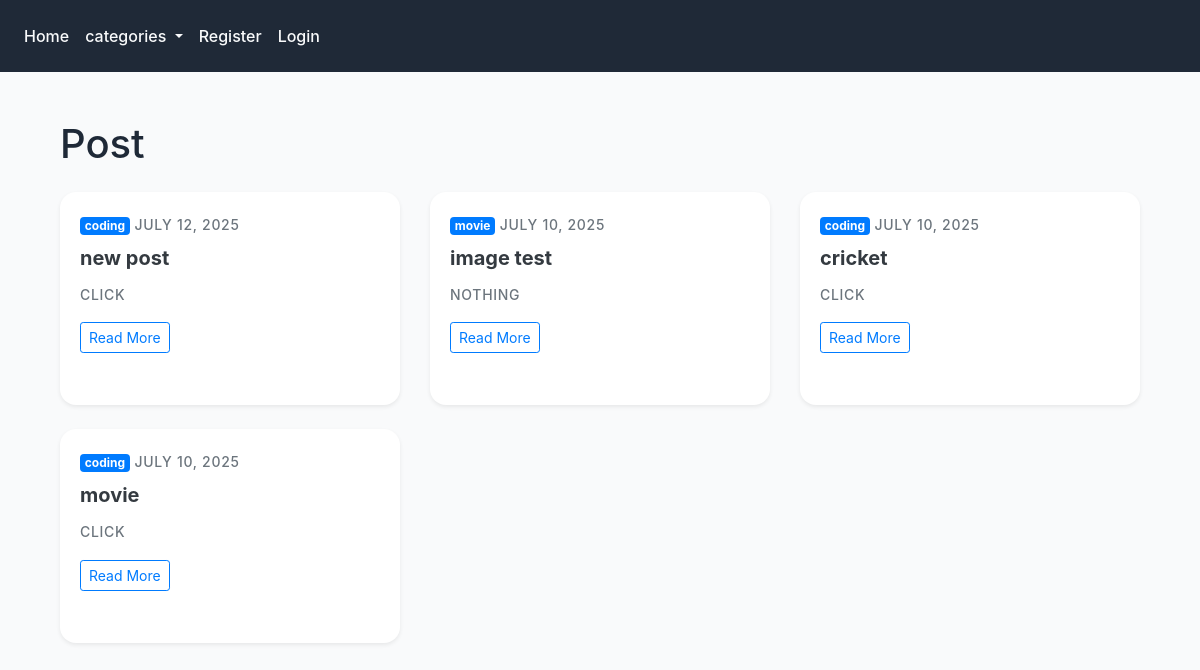
The page / on the database its author committed.
### theblog/models.py (models this page shows, shortened)
class post(models.Model):
    title = models.CharField(max_length=255)
    author= models.ForeignKey(User,on_delete=models.CASCADE)
    header_image=models.ImageField(null=True,blank=True,upload_to='images/')
    body= RichTextField(blank=True,null=True)
    post_date=models.DateField(auto_now_add=True)
    category=models.CharField(max_length=255,default='coding')
    snippet=models.CharField(max_length=255)
    likes=models.ManyToManyField(User,related_name='blog_posts')

### theblog/views.py (the view)
# urls.py: path('',Homeview.as_view(),name='home'),
class Homeview(ListView):
    model=post
    template_name='home.html'
    ordering=['-id']
    def get_context_data(self, *args ,**kwargs):
        catmenu=Category.objects.all()
        context = super(Homeview, self).get_context_data(*args ,**kwargs)
        context['catmenu']=catmenu
        return context

### theblog/models.py (called while the page is built)
    def __str__(self):
        return str(self.name)

### theblog/templates/home.html
{%extends 'base.html'%} {%block title%} My Blog {%endblock%} {%block content%}
<div class="container mt-5">
  <h1 class="fw-bold mb-4">Post</h1>
  <div class="row">
    {% for post in object_list %}
    <div class="col-md-6 col-lg-4 mb-4">
      <div class="card h-100 shadow-sm">
        <div class="card-body">
          <div class="mb-2">
            <a
              href="{% url 'categorys' post.category|slugify %}"
              class="badge bg-primary text-white"
            >
              {{ post.category }}
            </a>
            <small class="text-muted ms-2">{{ post.post_date }}</small>
          </div>
          <h5 class="card-title">
            <a
              href="{% url 'blog-article' post.pk %}"
              class="text-dark text-decoration-none"
            >
              {{ post.title }}
            </a>
          </h5>
          <p class="card-text text-muted">
            {{ post.snippet|truncatewords:15 }}
          </p>
          <a
            href="{% url 'blog-article' post.pk %}"
            class="btn btn-outline-primary btn-sm"
          >
            Read More
          </a>
        </div>
      </div>
    </div>
    {%empty%}
    <p>No posts available.</p>
    {%endfor%}
  </div>
</div>
{%endblock%}

### static/the_blog/css/styles.css (style rules this page uses)
:root { --primary-color: #2563eb; --text-dark: #1f2937; --text-muted: #6b7280; --bg-light: #f9fafb; --transition: all 0.3s ease; }
body { background-color: var(--bg-light); font-family: 'Inter', system-ui, -apple-system, sans-serif; color: var(--text-dark); }
.container { max-width: 1140px; }
.card { border: none; border-radius: 16px; background: #ffffff; box-shadow: 0 4px 6px -1px rgba(0, 0, 0, 0.1), 0 2px 4px -1px rgba(0, 0, 0, 0.06); transition: var(--transition); overflow: hidden; margin-bottom: 2rem; }
.card-title { font-weight: 700; font-size: 1.25rem; line-height: 1.4; margin-bottom: 0.75rem; color: var(--text-dark); }
.card-text { color: var(--text-muted); line-height: 1.6; }
.text-muted { font-size: 0.875rem; text-transform: uppercase; letter-spacing: 0.05em; font-weight: 500; }
.card-title a { transition: color 0.2s ease; }
.card-title a { transition: color 0.2s ease-in-out; }
.navbar, .container-fluid, .container { overflow: visible !important; }
.container, .container-fluid { overflow: visible !important; }

### rows shown on the page
post: category "coding", post_date "JULY 12, 2025", title "new post", snippet "CLICK"
post: category "movie", post_date "JULY 10, 2025", title "image test", snippet "NOTHING"
post: category "coding", post_date "JULY 10, 2025", title "cricket", snippet "CLICK"
post: category "coding", post_date "JULY 10, 2025", title "movie", snippet "CLICK"
